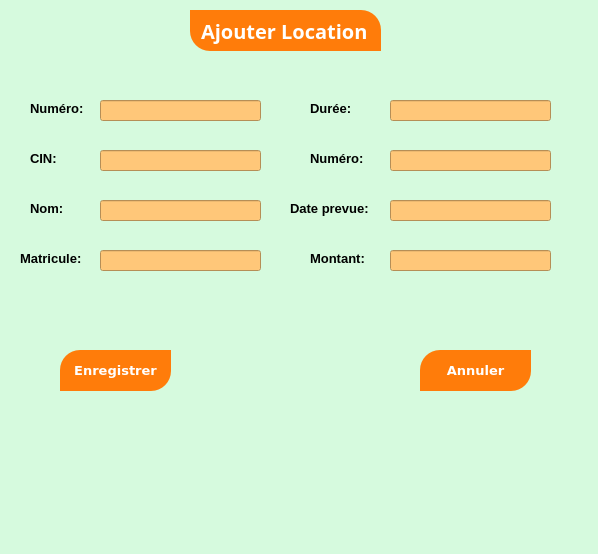
<?xml version="1.0" encoding="UTF-8"?>
<ui version="4.0">
 <class>Form</class>
 <widget class="QWidget" name="Form">
  <property name="geometry">
   <rect>
    <x>0</x>
    <y>0</y>
    <width>598</width>
    <height>554</height>
   </rect>
  </property>
  <property name="windowTitle">
   <string>Form</string>
  </property>
  <property name="styleSheet">
   <string notr="true">background-color: rgb(214, 250, 222);</string>
  </property>
  <widget class="QLabel" name="label_2">
   <property name="geometry">
    <rect>
     <x>30</x>
     <y>150</y>
     <width>71</width>
     <height>16</height>
    </rect>
   </property>
   <property name="font">
    <font>
     <pointsize>10</pointsize>
     <weight>75</weight>
     <bold>true</bold>
    </font>
   </property>
   <property name="text">
    <string>CIN:</string>
   </property>
  </widget>
  <widget class="QLabel" name="label_4">
   <property name="geometry">
    <rect>
     <x>30</x>
     <y>200</y>
     <width>71</width>
     <height>16</height>
    </rect>
   </property>
   <property name="font">
    <font>
     <pointsize>10</pointsize>
     <weight>75</weight>
     <bold>true</bold>
    </font>
   </property>
   <property name="text">
    <string>Nom:</string>
   </property>
  </widget>
  <widget class="QLabel" name="label">
   <property name="geometry">
    <rect>
     <x>190</x>
     <y>10</y>
     <width>191</width>
     <height>41</height>
    </rect>
   </property>
   <property name="font">
    <font>
     <family>Montserrat</family>
     <pointsize>15</pointsize>
     <weight>75</weight>
     <bold>true</bold>
    </font>
   </property>
   <property name="styleSheet">
    <string notr="true">color:white;
text-align:center;
background-color: rgb(255, 124, 10);
padding:5px;
border-top-right-radius: 20px;
border-bottom-left-radius: 20px;</string>
   </property>
   <property name="text">
    <string>Ajouter Location</string>
   </property>
  </widget>
  <widget class="QLabel" name="label_3">
   <property name="geometry">
    <rect>
     <x>30</x>
     <y>100</y>
     <width>71</width>
     <height>16</height>
    </rect>
   </property>
   <property name="font">
    <font>
     <pointsize>10</pointsize>
     <weight>75</weight>
     <bold>true</bold>
    </font>
   </property>
   <property name="text">
    <string>Numéro:</string>
   </property>
  </widget>
  <widget class="QLabel" name="label_6">
   <property name="geometry">
    <rect>
     <x>310</x>
     <y>100</y>
     <width>71</width>
     <height>16</height>
    </rect>
   </property>
   <property name="font">
    <font>
     <pointsize>10</pointsize>
     <weight>75</weight>
     <bold>true</bold>
    </font>
   </property>
   <property name="text">
    <string>Durée:</string>
   </property>
  </widget>
  <widget class="QLabel" name="label_7">
   <property name="geometry">
    <rect>
     <x>310</x>
     <y>150</y>
     <width>71</width>
     <height>16</height>
    </rect>
   </property>
   <property name="font">
    <font>
     <pointsize>10</pointsize>
     <weight>75</weight>
     <bold>true</bold>
    </font>
   </property>
   <property name="text">
    <string>Numéro:</string>
   </property>
  </widget>
  <widget class="QLabel" name="label_8">
   <property name="geometry">
    <rect>
     <x>290</x>
     <y>200</y>
     <width>91</width>
     <height>16</height>
    </rect>
   </property>
   <property name="font">
    <font>
     <pointsize>10</pointsize>
     <weight>75</weight>
     <bold>true</bold>
    </font>
   </property>
   <property name="text">
    <string>Date prevue:</string>
   </property>
  </widget>
  <widget class="QLineEdit" name="lineEdit_7">
   <property name="geometry">
    <rect>
     <x>100</x>
     <y>100</y>
     <width>161</width>
     <height>21</height>
    </rect>
   </property>
   <property name="font">
    <font>
     <pointsize>10</pointsize>
    </font>
   </property>
   <property name="styleSheet">
    <string notr="true">background-color: rgb(255, 199, 121);</string>
   </property>
  </widget>
  <widget class="QLineEdit" name="lineEdit_8">
   <property name="geometry">
    <rect>
     <x>390</x>
     <y>100</y>
     <width>161</width>
     <height>21</height>
    </rect>
   </property>
   <property name="font">
    <font>
     <pointsize>10</pointsize>
    </font>
   </property>
   <property name="styleSheet">
    <string notr="true">background-color: rgb(255, 199, 121);</string>
   </property>
  </widget>
  <widget class="QLineEdit" name="lineEdit_9">
   <property name="geometry">
    <rect>
     <x>100</x>
     <y>200</y>
     <width>161</width>
     <height>21</height>
    </rect>
   </property>
   <property name="font">
    <font>
     <pointsize>10</pointsize>
    </font>
   </property>
   <property name="styleSheet">
    <string notr="true">background-color: rgb(255, 199, 121);</string>
   </property>
  </widget>
  <widget class="QLineEdit" name="lineEdit_10">
   <property name="geometry">
    <rect>
     <x>100</x>
     <y>150</y>
     <width>161</width>
     <height>21</height>
    </rect>
   </property>
   <property name="font">
    <font>
     <pointsize>10</pointsize>
    </font>
   </property>
   <property name="styleSheet">
    <string notr="true">background-color: rgb(255, 199, 121);</string>
   </property>
  </widget>
  <widget class="QLineEdit" name="lineEdit_11">
   <property name="geometry">
    <rect>
     <x>390</x>
     <y>150</y>
     <width>161</width>
     <height>21</height>
    </rect>
   </property>
   <property name="font">
    <font>
     <pointsize>10</pointsize>
    </font>
   </property>
   <property name="styleSheet">
    <string notr="true">background-color: rgb(255, 199, 121);</string>
   </property>
  </widget>
  <widget class="QLineEdit" name="lineEdit_12">
   <property name="geometry">
    <rect>
     <x>390</x>
     <y>200</y>
     <width>161</width>
     <height>21</height>
    </rect>
   </property>
   <property name="font">
    <font>
     <pointsize>10</pointsize>
    </font>
   </property>
   <property name="styleSheet">
    <string notr="true">background-color: rgb(255, 199, 121);</string>
   </property>
  </widget>
  <widget class="QLabel" name="label_5">
   <property name="geometry">
    <rect>
     <x>20</x>
     <y>250</y>
     <width>71</width>
     <height>16</height>
    </rect>
   </property>
   <property name="font">
    <font>
     <pointsize>10</pointsize>
     <weight>75</weight>
     <bold>true</bold>
    </font>
   </property>
   <property name="text">
    <string>Matricule:</string>
   </property>
  </widget>
  <widget class="QLabel" name="label_9">
   <property name="geometry">
    <rect>
     <x>310</x>
     <y>250</y>
     <width>71</width>
     <height>16</height>
    </rect>
   </property>
   <property name="font">
    <font>
     <pointsize>10</pointsize>
     <weight>75</weight>
     <bold>true</bold>
    </font>
   </property>
   <property name="text">
    <string>Montant:</string>
   </property>
  </widget>
  <widget class="QLineEdit" name="lineEdit_13">
   <property name="geometry">
    <rect>
     <x>100</x>
     <y>250</y>
     <width>161</width>
     <height>21</height>
    </rect>
   </property>
   <property name="font">
    <font>
     <pointsize>10</pointsize>
    </font>
   </property>
   <property name="styleSheet">
    <string notr="true">background-color: rgb(255, 199, 121);</string>
   </property>
  </widget>
  <widget class="QLineEdit" name="lineEdit_14">
   <property name="geometry">
    <rect>
     <x>390</x>
     <y>250</y>
     <width>161</width>
     <height>21</height>
    </rect>
   </property>
   <property name="font">
    <font>
     <pointsize>10</pointsize>
    </font>
   </property>
   <property name="styleSheet">
    <string notr="true">background-color: rgb(255, 199, 121);</string>
   </property>
  </widget>
  <widget class="QPushButton" name="pushButton">
   <property name="geometry">
    <rect>
     <x>60</x>
     <y>350</y>
     <width>111</width>
     <height>41</height>
    </rect>
   </property>
   <property name="font">
    <font>
     <family>Verdana</family>
     <pointsize>10</pointsize>
     <weight>75</weight>
     <bold>true</bold>
    </font>
   </property>
   <property name="styleSheet">
    <string notr="true">background-color: rgb(255, 124, 10);
color:white;

padding:5px;
border-top-left-radius: 20px;
border-bottom-right-radius: 20px;</string>
   </property>
   <property name="text">
    <string>Enregistrer</string>
   </property>
  </widget>
  <widget class="QPushButton" name="pushButton_2">
   <property name="geometry">
    <rect>
     <x>420</x>
     <y>350</y>
     <width>111</width>
     <height>41</height>
    </rect>
   </property>
   <property name="font">
    <font>
     <family>Verdana</family>
     <pointsize>10</pointsize>
     <weight>75</weight>
     <bold>true</bold>
    </font>
   </property>
   <property name="styleSheet">
    <string notr="true">color:white;
background-color: rgb(255, 124, 10);
padding:5px;
border-top-left-radius: 20px;
border-bottom-right-radius: 20px;</string>
   </property>
   <property name="text">
    <string>Annuler</string>
   </property>
  </widget>
  <widget class="QLabel" name="label_10">
   <property name="geometry">
    <rect>
     <x>190</x>
     <y>310</y>
     <width>211</width>
     <height>171</height>
    </rect>
   </property>
   <property name="styleSheet">
    <string notr="true">image: url(:/newPrefix/loca.jpg);</string>
   </property>
   <property name="text">
    <string/>
   </property>
  </widget>
 </widget>
 <resources>
  <include location="../loca.qrc"/>
 </resources>
 <connections/>
</ui>
